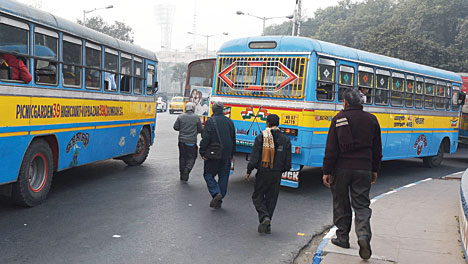
#> input picture data/walk.png, 468 x 264 px, found by its file name
$ python obj_hog.py
#> lines starting #> are read from the running program, lines starting #| are printed output that depends on the picture; after the words box and inside, x2 and y2 are one past the last pixel; in counts of white or black regions, pixels touching at a corner belong together
import numpy as np
import cv2
import matplotlib.pylab as plt

def non_max_suppression(boxes, scores, threshold):
    """
    NMS (non-max suppressuion) to ignore redundant & overlapping bounding boxes
    return: boxes_keep_index
    """
    assert boxes.shape[0] == scores.shape[0]
    # bottom-left origin
    ys1 = boxes[:, 0]
    xs1 = boxes[:, 1]
    # top-right target
    ys2 = boxes[:, 2]
    xs2 = boxes[:, 3]
    # box coordinate ranges are inclusive-inclusive
    areas = (ys2 - ys1) * (xs2 - xs1)
    scores_indexes = scores.argsort().tolist()
    boxes_keep_index = []
    while len(scores_indexes):
        index = scores_indexes.pop()
        boxes_keep_index.append(index)
        if not len(scores_indexes):
            break
        ious = compute_iou(boxes[index], boxes[scores_indexes], areas[index],
                           areas[scores_indexes])
        filtered_indexes = set((ious > threshold).nonzero()[0])
        # if there are no more scores_index
        # then we should pop it
        scores_indexes = [
            v for (i, v) in enumerate(scores_indexes)
            if i not in filtered_indexes
        ]
    return np.array(boxes_keep_index)

def compute_iou(box, boxes, box_area, boxes_area):
    """
    compute intersection over union metric (iou) for a given box against other boxes
    return: ious
    """
    # this is the iou of the box against all other boxes
    assert boxes.shape[0] == boxes_area.shape[0]
    # get all the origin-ys
    # push up all the lower origin-xs, while keeping the higher origin-xs
    ys1 = np.maximum(box[0], boxes[:, 0])
    # get all the origin-xs
    # push right all the lower origin-xs, while keeping higher origin-xs
    xs1 = np.maximum(box[1], boxes[:, 1])
    # get all the target-ys
    # pull down all the higher target-ys, while keeping lower origin-ys
    ys2 = np.minimum(box[2], boxes[:, 2])
    # get all the target-xs
    # pull left all the higher target-xs, while keeping lower target-xs
    xs2 = np.minimum(box[3], boxes[:, 3])
    # each intersection area is calculated by the  pulled target-x minus the pushed origin-x
    # multiplying pulled target-y minus the pushed origin-y
    # we ignore areas where the intersection side would be negative
    # this is done by using maxing the side length by 0
    intersections = np.maximum(ys2 - ys1, 0) * np.maximum(xs2 - xs1, 0)
    # each union is then the box area added to each other box area minusing their intersection calculated above
    unions = box_area + boxes_area - intersections
    # element wise division
    # if the intersection is 0, then their ratio is 0
    ious = intersections / unions
    return ious


def main():
    #read the image & initilize the HOG
    img = cv2.imread('/content/walk.png')
#> img is the input picture: shape (264, 468, 3); mean B, G, R 128.4, 127.1, 122.3
    hog = cv2.HOGDescriptor()

    #set the SVM detector (default people detector)
    hog.setSVMDetector(cv2.HOGDescriptor_getDefaultPeopleDetector())

    #NMS (non-max suppressuion) to ignore redundant & overlapping bounding boxes

    #compute intersection over union metric (iou) for a given box against other boxes

    #detect pedestrains & obtain the bounding boxes
    found_bounding_boxes, weights = hog.detectMultiScale(img, winStride=(4, 4), padding=(8, 8), scale=1.01, useMeanshiftGrouping=True)
#> found_bounding_boxes = [[180, 85, 74, 149], [228, 96, 78, 157], [303, 64, 103, 200]]; weights = [31.25, 8.54, 10.04]
    # print(len(found_bounding_boxes))

    # #apply non-max supression
    boxIndices = non_max_suppression(found_bounding_boxes, weights.ravel(), threshold=0.2)
#> in non_max_suppression, `ys1 = boxes[:, 0]`: ys1 = [180, 228, 303]
#> in non_max_suppression, `xs1 = boxes[:, 1]`: xs1 = [85, 96, 64]
#> in non_max_suppression, `ys2 = boxes[:, 2]`: ys2 = [74, 78, 103]
#> in non_max_suppression, `xs2 = boxes[:, 3]`: xs2 = [149, 157, 200]
#> in non_max_suppression, `areas = (ys2 - ys1) * (xs2 - xs1)`: areas = [-6784, -9150, -27200]
#> in non_max_suppression, `scores_indexes = scores.argsort().tolist()`: scores_indexes = [1, 2, 0]
#> the loop in non_max_suppression, `while len(scores_indexes):` made 3 passes
#> (index, ys1 in compute_iou, xs1 in compute_iou, ys2 in compute_iou, xs2 in compute_iou, unions in compute_iou, ious, scores_indexes) on pass 1: (0, [228, 303], [96, 85], [74, 74], [149, 149], [-15934, -33984], [0, 0], [1, 2])
#> (index, ys1 in compute_iou, xs1 in compute_iou, ys2 in compute_iou, xs2 in compute_iou, intersections in compute_iou, unions in compute_iou, ious) on pass 2: (2, [303], [96], [78], [157], [0], [-36350], [0])
#> after the loop in non_max_suppression, `while len(scores_indexes):`: boxes_keep_index = [0, 2, 1]; scores_indexes = []
#> boxIndices = [0, 2, 1]
    found_bounding_boxes = found_bounding_boxes[boxIndices,:]
#> found_bounding_boxes = [[180, 85, 74, 149], [303, 64, 103, 200], [228, 96, 78, 157]]

    print(len(found_bounding_boxes)) # number of boundingboxes
#| 3

    #draw the bounding boxes after NMS
    img_with_raw_bboxes = img.copy()
    for (hx, hy, hw, hh) in found_bounding_boxes:
        cv2.rectangle(img_with_raw_bboxes, (hx, hy), (hx + hw, hy + hh), (0, 0, 255), 2)
#> this loop made 3 passes
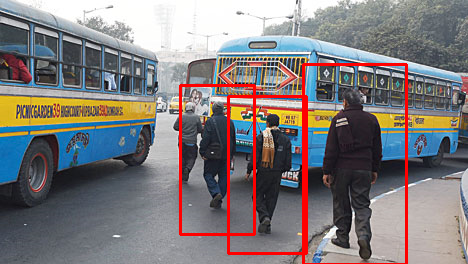
#> img_with_raw_bboxes: shape (264, 468, 3); 3.49% of pixels changed, all inside (x1, y1, x2, y2) = (179, 63, 408, 264)
    plt.figure(figsize=(20, 12))
    img_with_raw_bboxes = cv2.cvtColor(img_with_raw_bboxes, cv2.COLOR_BGR2RGB)
    plt.imshow(img_with_raw_bboxes, aspect='auto'), plt.axis('off')
    plt.title('Bounding boxes found by HOG after NMS with meanshift group', size=20)
    plt.show()


if __name__ == "__main__":
  main()
